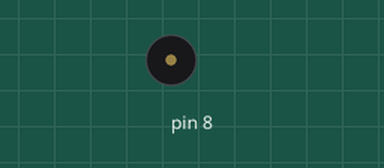
Recording of a sketch running on a simulated Arduino Uno, built with avr-gcc and run on an emulated ATmega328P. On the bench: buzzer (waves = sounding).

Above: at 1.4 s.
At 9.02 s:
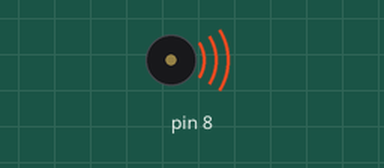
Timing chart, 0 to 9.5 s (numbered marks = the images above):
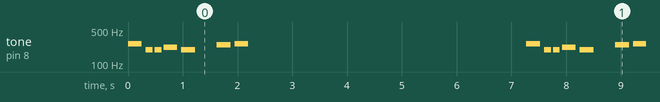

Measured:
- by itself, tone on pin 8: repeats every 7.3 s: silent 0.08 s, 2 × (196 Hz 0.13 s, silent 0.04 s), 220 Hz 0.25 s, silent 0.08 s, 196 Hz 0.25 s, silent 0.40 s, 247 Hz 0.25 s, silent 0.08 s, 262 Hz 0.25 s, silent 5.1 s, 262 Hz 0.25 s

The sketch:

toneMelody2.ino
```cpp
#include "pitches.h"
void  toneMelody(int melody[], int noteDurations[], int arySize){
  for (int thisNote = 0; thisNote < arySize; thisNote++) {

    int noteDuration = 1000 / noteDurations[thisNote];
    tone(8, melody[thisNote], noteDuration);

    int pauseBetweenNotes = noteDuration * 1.30;
    delay(pauseBetweenNotes);
    noTone(8);
  }
}

void setup() {

}

void loop() {
int melody[] = {
  NOTE_C4, NOTE_G3, NOTE_G3, NOTE_A3, NOTE_G3, 0, NOTE_B3, NOTE_C4
};

int noteDurations[] = {
  4, 8, 8, 4, 4, 4, 4, 4
};

  toneMelody(melody, noteDurations, sizeof(melody)/sizeof(melody[0]));
  delay(5000);

}
```
